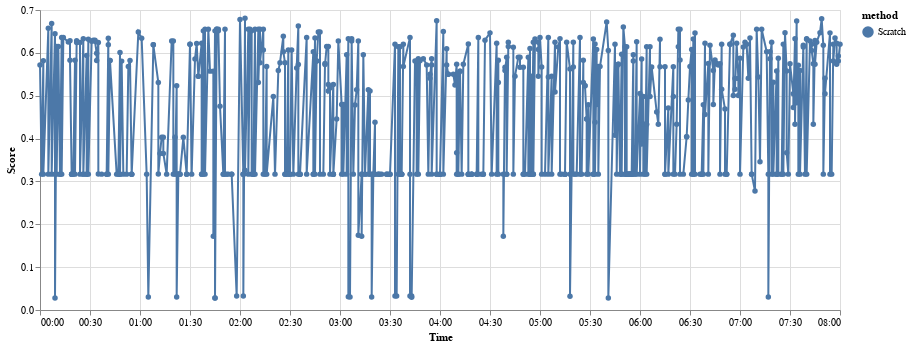

The code cell stored with this chart in its notebook:
### Code cell
file_path = 'resource/search_from_scratch.json'
search_performances = load_search_performances(file_path, 'Scratch')
search_results_scratch = pd.DataFrame.from_dict(search_performances)
search_results_scratch['time'] = pd.to_datetime(search_results_scratch['time'])
plot_search_performances(search_results_scratch, dataset)

### Figure 1 — Vega-Lite specification as saved in the notebook (floating-point values rounded to 4 significant figures; data arrays with more than 128 entries replaced by an {"elided": "..."} marker saying what was removed)
{"config": {"view": {"continuousWidth": 400, "continuousHeight": 300}}, "data": {"name": "data-a7d869328fc5d6cacb0aac0805751881"}, "mark": {"type": "line", "point": true}, "encoding": {"color": {"type": "nominal", "field": "method"}, "x": {"type": "temporal", "field": "time", "timeUnit": "hoursminutes", "title": "Time"}, "y": {"type": "quantitative", "field": "score", "title": "Score"}}, "width": 800, "$schema": "https://vega.github.io/schema/vega-lite/v4.8.1.json", "datasets": {"data-a7d869328fc5d6cacb0aac0805751881": {"elided": "607 records"}}}
